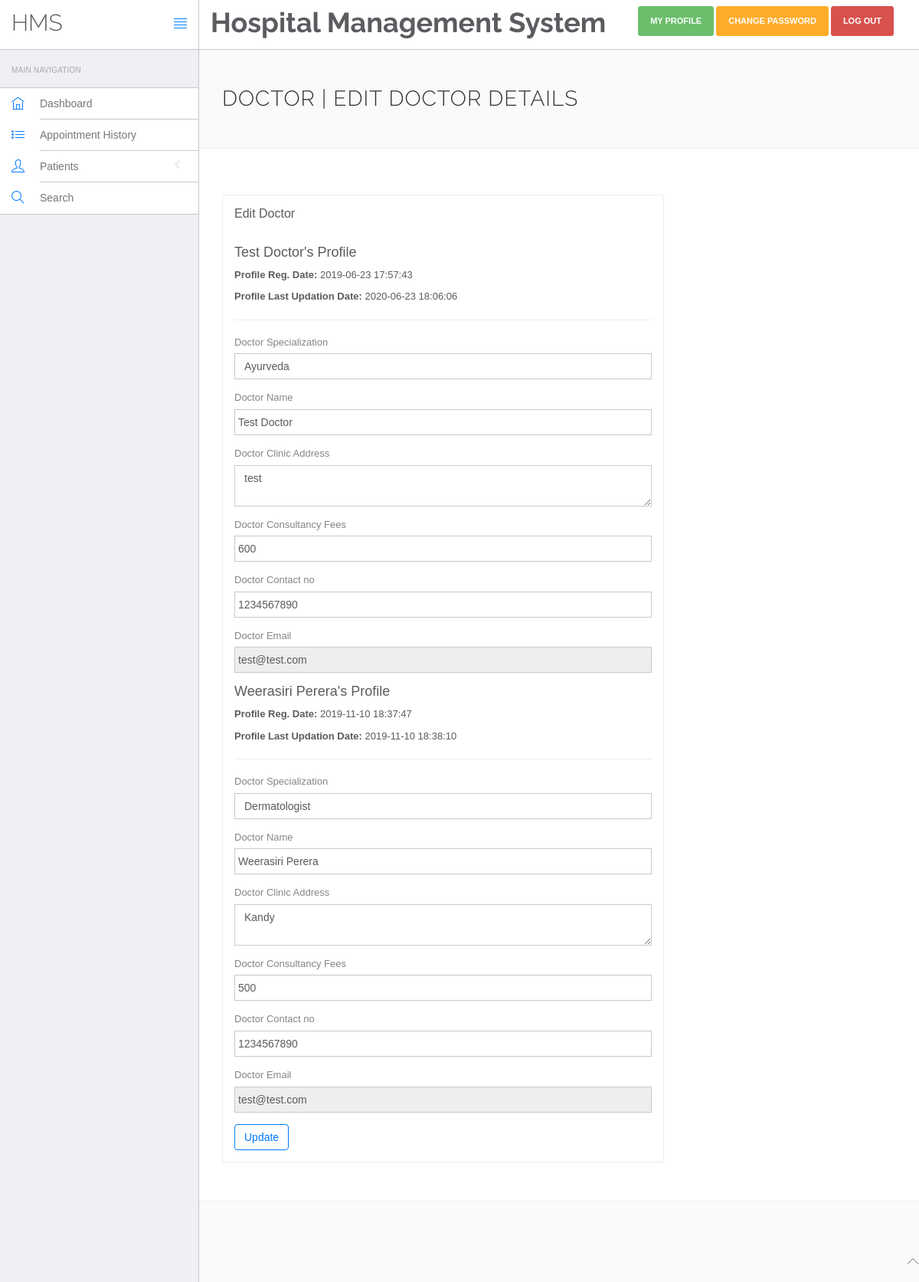
/hospital/hms/doctor/edit-profile.php (signed in), run on the app's committed database.
### tables this page shows
CREATE TABLE `doctors` (
  `id` int(11) NOT NULL,
  `specilization` varchar(255) DEFAULT NULL,
  `doctorName` varchar(255) DEFAULT NULL,
  `address` longtext DEFAULT NULL,
  `docFees` varchar(255) DEFAULT NULL,
  `contactno` bigint(11) DEFAULT NULL,
  `docEmail` varchar(255) DEFAULT NULL,
  `password` varchar(255) DEFAULT NULL,
  `creationDate` timestamp NULL DEFAULT current_timestamp(),
  `updationDate` timestamp NULL DEFAULT NULL ON UPDATE current_timestamp()
);

### hospital/hms/doctor/edit-profile.php (the view, shortened to what this page needs)
<?php
include('include/config.php');
?>
<!DOCTYPE html>
<html lang="en">
<head>
    <link rel="stylesheet" href="vendor/bootstrap/css/bootstrap.min.css">
    <link rel="stylesheet" href="vendor/fontawesome/css/font-awesome.min.css">
    <link rel="stylesheet" href="vendor/themify-icons/themify-icons.min.css">
    <link href="vendor/animate.css/animate.min.css" rel="stylesheet" media="screen">
    <link href="vendor/perfect-scrollbar/perfect-scrollbar.min.css" rel="stylesheet" media="screen">
    <link href="vendor/switchery/switchery.min.css" rel="stylesheet" media="screen">
    <link href="vendor/bootstrap-touchspin/jquery.bootstrap-touchspin.min.css" rel="stylesheet" media="screen">
    <link href="vendor/select2/select2.min.css" rel="stylesheet" media="screen">
    <link href="vendor/bootstrap-datepicker/bootstrap-datepicker3.standalone.min.css" rel="stylesheet" media="screen">
    <link href="vendor/bootstrap-timepicker/bootstrap-timepicker.min.css" rel="stylesheet" media="screen">
    <link rel="stylesheet" href="assets/css/styles.css">
    <link rel="stylesheet" href="assets/css/plugins.css">
    <link rel="stylesheet" href="assets/css/themes/theme-1.css" id="skin_color" />
</head>
<body>
    <div id="app">
        <?php include('include/sidebar.php');?>
        <div class="app-content">
            <?php include('include/header.php');?>
            <div class="main-content">
                <div class="wrap-content container" id="container">
                    <section id="page-title">
                        <div class="row">
                            <div class="col-sm-8">
                                <h1 class="mainTitle">Doctor | Edit Doctor Details</h1>
                            </div>
                        </div>
                    </section>
                    <div class="container-fluid container-fullw bg-white">
                        <div class="row">
                            <div class="col-md-12">
                                <div class="row margin-top-30">
                                    <div class="col-lg-8 col-md-12">
                                        <div class="panel panel-white">
                                            <div class="panel-heading">
                                                <h5 class="panel-title">Edit Doctor</h5>
                                            </div>
                                            <div class="panel-body">
                                                <?php $sql=mysqli_query($con,"select * from doctors where docEmail='".$_SESSION['dlogin']."'");
while($data=mysqli_fetch_array($sql))
{
?>
                                                <h4><?php echo htmlentities($data['doctorName']);?>'s Profile</h4>
                                                <p><b>Profile Reg. Date:
                                                    </b><?php echo htmlentities($data['creationDate']);?></p>
                                                <?php if($data['updationDate']){?>
                                                <p><b>Profile Last Updation Date:
                                                    </b><?php echo htmlentities($data['updationDate']);?></p>
                                                <?php } ?>
                                                <hr />
                                                <form role="form" name="adddoc" method="post"
                                                    onSubmit="return valid();">
                                                    <div class="form-group">
                                                        <label for="DoctorSpecialization">
                                                            Doctor Specialization
                                                        </label>
                                                        <select name="Doctorspecialization" class="form-control"
                                                            required="required">
                                                            <option
                                                                value="<?php echo htmlentities($data['specilization']);?>">
                                                                <?php echo htmlentities($data['specilization']);?>
                                                            </option>
                                                        </select>
                                                    </div>
                                                    <div class="form-group">
                                                        <label for="doctorname">
                                                            Doctor Name
                                                        </label>
                                                        <input type="text" name="docname" class="form-control"
                                                            value="<?php echo htmlentities($data['doctorName']);?>">
                                                    </div>
                                                    <div class="form-group">
                                                        <label for="address">
                                                            Doctor Clinic Address
                                                        </label>
                                                        <textarea name="clinicaddress"
                                                            class="form-control"><?php echo htmlentities($data['address']);?></textarea>
                                                    </div>
                                                    <div class="form-group">
                                                        <label for="fess">
                                                            Doctor Consultancy Fees
                                                        </label>
                                                        <input type="text" name="docfees" class="form-control"
                                                            required="required"
                                                            value="<?php echo htmlentities($data['docFees']);?>">
                                                    </div>
                                                    <div class="form-group">
                                                        <label for="fess">
                                                            Doctor Contact no
                                                        </label>
                                                        <input type="text" name="doccontact" class="form-control"
                                                            required="required"
                                                            value="<?php echo htmlentities($data['contactno']);?>">
                                                    </div>
                                                    <div class="form-group">
                                                        <label for="fess">
                                                            Doctor Email
                                                        </label>
                                                        <input type="email" name="docemail" class="form-control"
                                                            readonly="readonly"
                                                            value="<?php echo htmlentities($data['docEmail']);?>">
                                                    </div>
                                                    <?php } ?>
                                                    <button type="submit" name="submit" class="btn btn-o btn-primary">
                                                        Update
                                                    </button>
                                                </form>
                                            </div>
                                        </div>
                                    </div>
                                </div>
                            </div>
                        </div>
                    </div>
                </div>
            </div>
            <?php include('include/footer.php');?>
        </div>
</body>
</html>

### hospital/hms/doctor/assets/css/themes/theme-1.css (style rules this page uses)
body { background: #FAFAFA; }

### data on the page
doctors: doctorName "Test Doctor", creationDate "2019-06-23 17:57:43", updationDate "2020-06-23 18:06:06", Doctorspecialization "Ayurveda", docname "Test Doctor", clinicaddress "test", docfees "600", doccontact "1234567890", docemail "test@test.com"
doctors: doctorName "Weerasiri Perera", creationDate "2019-11-10 18:37:47", updationDate "2019-11-10 18:38:10", Doctorspecialization "Dermatologist", docname "Weerasiri Perera", clinicaddress "Kandy", docfees "500", doccontact "1234567890", docemail "test@test.com"
